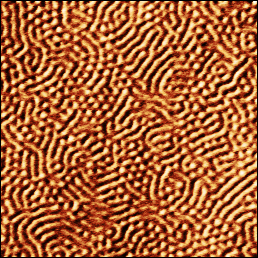
#> input picture example-data/mixed.tiff, 258 x 258 px
$ python -i colorwheel_analysis.py   (imports and definitions only)
#> lines starting #> are read from the running program, lines starting #| are printed output that depends on the picture
"""
Color Wheel Analysis for the AFM backend runtime.
Adapted from 3.colorwheel.py for use via API endpoints.
"""
import matplotlib
# [1 line not run here, left out]

import math
import os
import io
import base64
import tempfile
import random
from collections import deque
from pathlib import Path

import cv2
import numpy as np
from PIL import Image, ImageEnhance, ImageFilter
from sklearn.cluster import KMeans
from skimage import measure
from skimage.morphology import skeletonize


# [6 lines left out: function check_cupy_available, not called in this run]


def compute_average_angle(gray_array):
    """Compute average orientation angle from a grayscale numpy array."""
    blurred = cv2.GaussianBlur(gray_array, (3, 3), 0)
    skeleton = skeletonize(blurred // 255, method='lee').astype(np.uint8) * 255
    _, binary_skel = cv2.threshold(skeleton, 1, 255, cv2.THRESH_BINARY)
    contours, _ = cv2.findContours(binary_skel, cv2.RETR_EXTERNAL, cv2.CHAIN_APPROX_NONE)

    angles = []
    for contour in contours:
        for i in range(0, len(contour) - 10, 10):
            sub = contour[i:i + 10]
            if len(sub) >= 2:
                dx = sub[-1][0][0] - sub[0][0][0]
                dy = sub[-1][0][1] - sub[0][0][1]
                angles.append(math.degrees(math.atan2(dy, dx)))
    return sum(angles) / len(angles) if angles else 0


class ColorWheelProcessor:
    # [68 lines left out: functions __init__, process_image, _bldclrwhl, _nofft, not called in this run]


class PhaseSubtraction:
    def __init__(self, input_image, binarized_image):
        self.input_image = input_image
        self.binarized_image = binarized_image

    # [7 lines left out: function subtract_black_from_input, not called in this run]


class ColorMaskProcessor:
    def __init__(self, input_image, output_path):
        self.input_image = input_image
        self.output_path = output_path

    # [31 lines left out: functions create_color_mask, save_masks_as_images, not called in this run]

    def process_image(self, num_clusters=4):
        masks = self.create_color_mask(num_clusters=num_clusters)
        return self.save_masks_as_images(np.array(self.input_image), masks)


MICRODOMAIN_MODE_FRACTION = 0.5


# [256 lines left out: functions _size_mode, filter_microdomains, analyze_line_grains, _pil_to_base64, run_colorwheel, not called in this run]

>>> import cv2
>>> picture = cv2.imread('../../../example-data/mixed.tiff', cv2.IMREAD_GRAYSCALE)
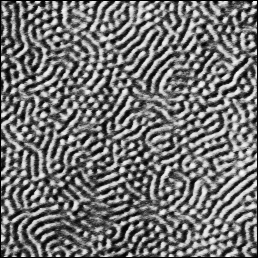
#> picture: shape (258, 258); min 0, max 255, mean 114
>>> result = compute_average_angle(picture)
#> in compute_average_angle, `blurred = cv2.GaussianBlur(gray_array, (3, 3), 0)`:
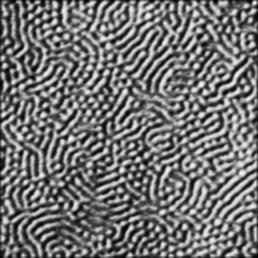
#> blurred: shape (258, 258); min 2, max 245, mean 114.4
#> in compute_average_angle, `skeleton = skeletonize(blurred // 255, method='lee').astype(np.uint8) ..`: skeleton: shape (258, 258); every value is 0
#> in compute_average_angle, `contours, _ = cv2.findContours(binary_skel, cv2.RETR_EXTERNAL, cv2.CHA..`: contours = []
#> result = 0
